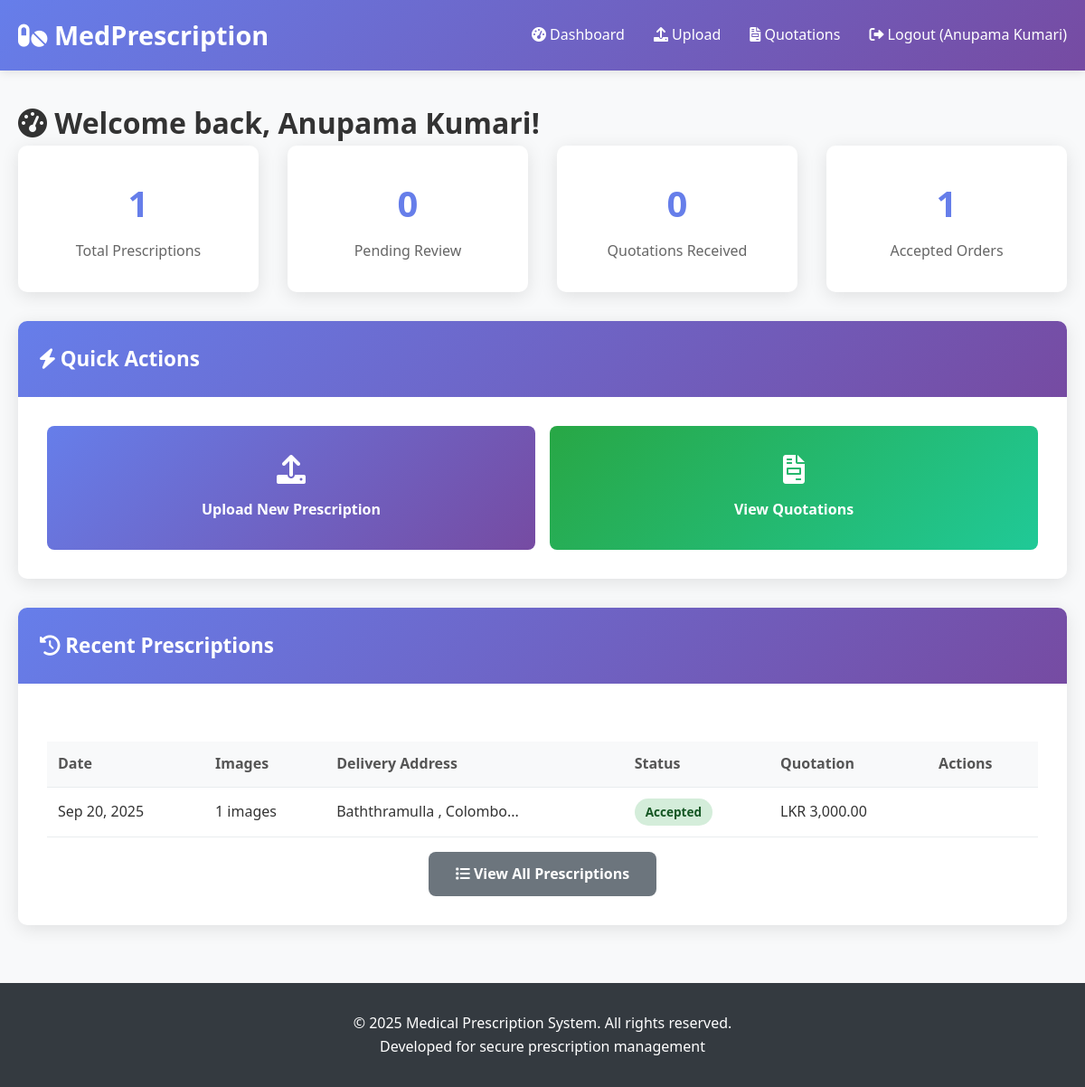
The app's page /prescription_system_1/user/dashboard.php (signed in) with its own data.
### tables this page shows
CREATE TABLE `prescriptions` (
  `id` int(11) NOT NULL,
  `user_id` int(11) NOT NULL,
  `note` text DEFAULT NULL,
  `delivery_address` text NOT NULL,
  `delivery_time` varchar(50) NOT NULL,
  `status` enum('pending','quoted','accepted','rejected') DEFAULT 'pending',
  `created_at` timestamp NOT NULL DEFAULT current_timestamp()
);

### prescription_system_1/config/database.php (called while the page is built, shortened)
<?php
function sanitize($data) {
    return htmlspecialchars(trim($data), ENT_QUOTES, 'UTF-8');
}
?>

### prescription_system_1/user/dashboard.php (the view, shortened to what this page needs)
<?php
require_once '../includes/header.php';
$user_id = $_SESSION['user_id'];
$stats = [];
$stmt = $pdo->prepare("SELECT COUNT(*) as count FROM prescriptions WHERE user_id = ?");
$stmt->execute([$user_id]);
$stats['total_prescriptions'] = $stmt->fetch()['count'];
$stmt = $pdo->prepare("SELECT COUNT(*) as count FROM prescriptions WHERE user_id = ? AND status = 'pending'");
$stmt->execute([$user_id]);
$stats['pending_prescriptions'] = $stmt->fetch()['count'];
$stmt = $pdo->prepare("SELECT COUNT(*) as count FROM prescriptions WHERE user_id = ? AND status = 'quoted'");
$stmt->execute([$user_id]);
$stats['quoted_prescriptions'] = $stmt->fetch()['count'];
$stmt = $pdo->prepare("SELECT COUNT(*) as count FROM prescriptions WHERE user_id = ? AND status = 'accepted'");
$stmt->execute([$user_id]);
$stats['accepted_quotations'] = $stmt->fetch()['count'];
$stmt = $pdo->prepare("
    SELECT p.*,
           GROUP_CONCAT(pi.image_path) as images,
           q.total_amount,
           q.status as quotation_status
    FROM prescriptions p
    LEFT JOIN prescription_images pi ON p.id = pi.prescription_id
    LEFT JOIN quotations q ON p.id = q.prescription_id
    WHERE p.user_id = ?
    GROUP BY p.id
    ORDER BY p.created_at DESC
    LIMIT 5
");
$stmt->execute([$user_id]);
$recent_prescriptions = $stmt->fetchAll();
?>
<h1><i class="fas fa-tachometer-alt"></i> Welcome back, <?php echo sanitize($_SESSION['name']); ?>!</h1>
<div class="dashboard-stats">
    <div class="stat-card">
        <div class="stat-number"><?php echo $stats['total_prescriptions']; ?></div>
        <div class="stat-label">Total Prescriptions</div>
    </div>
    <div class="stat-card">
        <div class="stat-number"><?php echo $stats['pending_prescriptions']; ?></div>
        <div class="stat-label">Pending Review</div>
    </div>
    <div class="stat-card">
        <div class="stat-number"><?php echo $stats['quoted_prescriptions']; ?></div>
        <div class="stat-label">Quotations Received</div>
    </div>
    <div class="stat-card">
        <div class="stat-number"><?php echo $stats['accepted_quotations']; ?></div>
        <div class="stat-label">Accepted Orders</div>
    </div>
</div>
<div class="card">
    <div class="card-header">
        <h3><i class="fas fa-bolt"></i> Quick Actions</h3>
    </div>
    <div class="card-body">
        <div style="display: grid; grid-template-columns: repeat(auto-fit, minmax(200px, 1fr)); gap: 1rem;">
            <a href="upload_prescription.php" class="btn btn-primary" style="padding: 2rem; text-align: center; display: block;">
                <i class="fas fa-upload" style="font-size: 2rem; margin-bottom: 1rem;"></i><br>
                Upload New Prescription
            </a>
            <a href="view_quotations.php" class="btn btn-success" style="padding: 2rem; text-align: center; display: block;">
                <i class="fas fa-file-invoice" style="font-size: 2rem; margin-bottom: 1rem;"></i><br>
                View Quotations
            </a>
        </div>
    </div>
</div>
<div class="card">
    <div class="card-header">
        <h3><i class="fas fa-history"></i> Recent Prescriptions</h3>
    </div>
    <div class="card-body">
        <?php if (empty($recent_prescriptions)): ?>
            <div style="text-align: center; padding: 2rem; color: #666;">
                <i class="fas fa-prescription" style="font-size: 3rem; margin-bottom: 1rem;"></i>
                <p>No prescriptions uploaded yet.</p>
                <a href="upload_prescription.php" class="btn btn-primary">
                    <i class="fas fa-upload"></i> Upload Your First Prescription
                </a>
            </div>
        <?php else: ?>
            <div class="table" style="overflow-x: auto;">
                <table class="table">
                    <thead>
                        <tr>
                            <th>Date</th>
                            <th>Images</th>
                            <th>Delivery Address</th>
                            <th>Status</th>
                            <th>Quotation</th>
                            <th>Actions</th>
                        </tr>
                    </thead>
                    <tbody>
                        <?php foreach ($recent_prescriptions as $prescription): ?>
                        <tr>
                            <td><?php echo date('M j, Y', strtotime($prescription['created_at'])); ?></td>
                            <td>
                                <?php
                                $images = explode(',', $prescription['images']);
                                echo count(array_filter($images)) . ' images';
                                ?>
                            </td>
                            <td><?php echo sanitize(substr($prescription['delivery_address'], 0, 50)) . '...'; ?></td>
                            <td>
                                <span class="status-badge status-<?php echo $prescription['status']; ?>">
                                    <?php echo ucfirst($prescription['status']); ?>
                                </span>
                            </td>
                            <td>
                                <?php if ($prescription['total_amount']): ?>
                                    LKR <?php echo number_format($prescription['total_amount'], 2); ?>
                                <?php else: ?>
                                    <span style="color: #666;">Pending</span>
                                <?php endif; ?>
                            </td>
                            <td>
                            </td>
                        </tr>
                        <?php endforeach; ?>
                    </tbody>
                </table>
            </div>
            <div style="text-align: center; margin-top: 1rem;">
                <a href="view_quotations.php" class="btn btn-secondary">
                    <i class="fas fa-list"></i> View All Prescriptions
                </a>
            </div>
        <?php endif; ?>
    </div>
</div>
<?php require_once '../includes/footer.php'; ?>

### prescription_system_1/css/style.css (style rules this page uses)
* { margin: 0; padding: 0; box-sizing: border-box; }
body { font-family: 'Segoe UI', Tahoma, Geneva, Verdana, sans-serif; line-height: 1.6; color: #333; background-color: #f8f9fa; }
.card { background: white; border-radius: 10px; box-shadow: 0 4px 20px rgba(0,0,0,0.1); overflow: hidden; margin-bottom: 2rem; }
.card-header { background: linear-gradient(135deg, #667eea 0%, #764ba2 100%); color: white; padding: 1.5rem; font-size: 1.2rem; font-weight: 600; }
.card-body { padding: 2rem; }
.btn { display: inline-block; padding: 12px 30px; border: none; border-radius: 8px; font-size: 1rem; font-weight: 600; text-decoration: none; text-align: center; cursor: pointer; transition: all 0.3s; }
.btn-primary { background: linear-gradient(135deg, #667eea 0%, #764ba2 100%); color: white; }
.btn-success { background: linear-gradient(135deg, #28a745 0%, #20c997 100%); color: white; }
.btn-secondary { background: #6c757d; color: white; }
.table { width: 100%; border-collapse: collapse; margin-top: 1rem; }
.table th, .table td { padding: 12px; text-align: left; border-bottom: 1px solid #e9ecef; }
.table th { background-color: #f8f9fa; font-weight: 600; color: #555; }
.dashboard-stats { display: grid; grid-template-columns: repeat(auto-fit, minmax(250px, 1fr)); gap: 2rem; margin-bottom: 2rem; }
.stat-card { background: white; padding: 2rem; border-radius: 10px; box-shadow: 0 4px 20px rgba(0,0,0,0.1); text-align: center; }
.stat-number { font-size: 2.5rem; font-weight: bold; color: #667eea; margin-bottom: 0.5rem; }
.stat-label { color: #666; font-size: 1rem; }
.status-badge { display: inline-block; padding: 4px 12px; border-radius: 20px; font-size: 0.85rem; font-weight: 600; text-transform: capitalize; }
.status-accepted { background-color: #d4edda; color: #155724; }

### records on screen
prescriptions: created_at "Sep 20, 2025", count(array_filter($images)) "1", delivery_address "Baththramulla , Colombo", status "Accepted", total_amount "3,000.00"

### other values on screen
$_SESSION['name'] "Anupama Kumari"
$stats['total_prescriptions'] "1"
$stats['pending_prescriptions'] "0"
$stats['quoted_prescriptions'] "0"
$stats['accepted_quotations'] "1"
